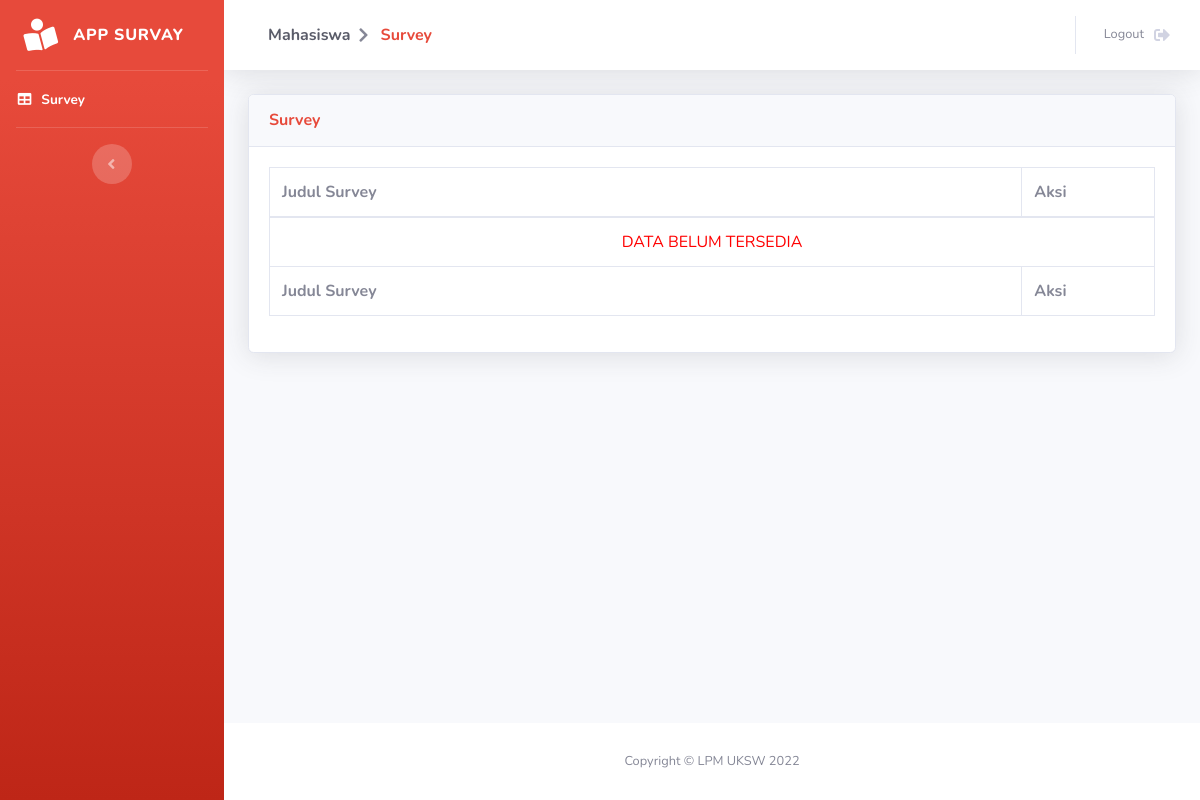
Before: /pages/pegawai/view.php (signed in) with the older database file.
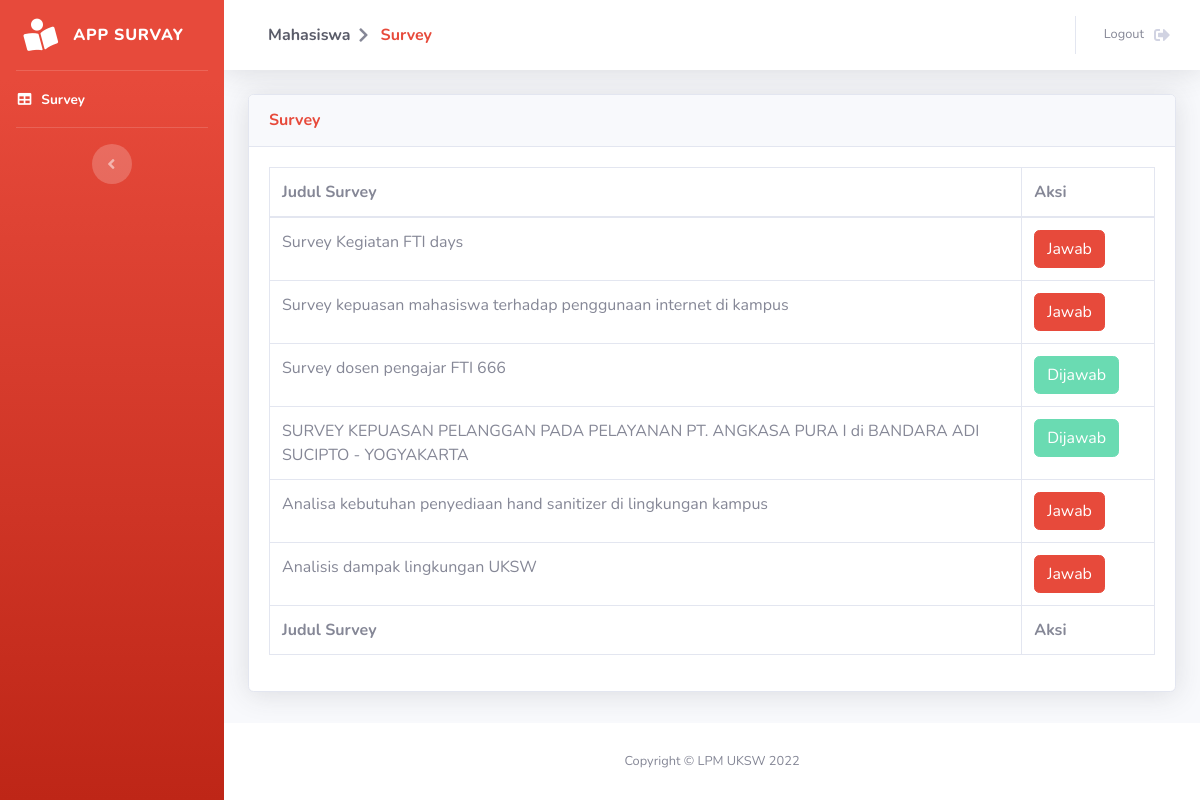
After: the same page with the newer database file.
### tables this page shows
CREATE TABLE `survey` (
  `id_survey` int(15) NOT NULL,
  `judul_survey` varchar(100) NOT NULL,
  `publish` varchar(15) NOT NULL,
  `id_user` int(15) NOT NULL
);

### functions/pegawaiFunction.php (called while the page is built, shortened)
<?php
require_once 'config.php';
function getSurvey(){
    global $con;
    $hasil = array();
    $sql = 'SELECT * FROM survey WHERE publish = "semua" OR publish = "dosen" ';
    try {
        $stmt = $con->prepare($sql);
        $stmt->execute();
        $stmt->setFetchMode(PDO::FETCH_ASSOC);
        $rs = $stmt->fetchAll();
        if($rs != null){
            $i=0;
            foreach($rs as $val){
                $hasil[$i]['judul']       =  $val['judul_survey'];
                $hasil[$i]['id']          =  $val['id_survey'];
                $i++;
            }
        }
    } catch (Exception $e) {
        echo 'Error getSurvey = '.$e->getMessage();
    }
    return $hasil;
}
function checkJawab($id_survey, $id_user){
    global $con;
    $hasil = false;
    $sql = "SELECT id_respon FROM respon WHERE id_user = :id_user AND id_survey = :id_survey";
    try {
        $stmt = $con->prepare($sql);
        $stmt->bindValue(':id_survey', $id_survey, PDO::PARAM_INT);
        $stmt->bindValue(':id_user', $id_user, PDO::PARAM_INT);
        $stmt->execute();
        $stmt->setFetchMode(PDO::FETCH_ASSOC);
        $rs = $stmt->fetchAll();
        if ($rs != null) {
            $hasil = true;
        }
    } catch (Exception $e) {
        echo 'Error checkJawab = ' . $e->getMessage();
    }
    return $hasil;
}
?>

### pages/pegawai/view.php (the view, shortened to what the changed rows need)
<?php
include_once '../../functions/pegawaiFunction.php';
$id_user = $_SESSION['id'];
$data_table="";
$data = getSurvey();
foreach($data as $key => $val){
    $check = checkJawab($val['id'], $id_user);
    $rsCheck = ($check == true) ? '<button class="btn btn-success" disabled>Dijawab</button>' : '<a href="jawabSurvey.php?id_survey=' . $val['id'] . '" class="btn btn-danger">Jawab</a>';
    $data_table .='
    <tr>
        <td>'.$val['judul'].'</td>
        <td>'.
            $rsCheck
        .'</td>
    </tr>
    ';
}
if($data_table == ""){
    $data_table = '<tr><td colspan=2 style="color:red"><center>DATA BELUM TERSEDIA</center></td><tr>';
}
?>
<!DOCTYPE html>
<html lang="en">
<head>
    <link href="../../assets/vendor/fontawesome-free/css/all.min.css" rel="stylesheet" type="text/css">
    <link href="../../assets/css/sb-admin-2.min.css" rel="stylesheet">
    <link href="../../assets/vendor/datatables/dataTables.bootstrap4.min.css" rel="stylesheet">
</head>
<body id="page-top">
    <div id="wrapper">
        <div id="content-wrapper" class="d-flex flex-column">
            <div id="content">
                <div class="container-fluid">
                    <div class="card shadow mb-4">
                        <div class="card-body">
                            <div class="table-responsive">
                                <table class="table table-bordered" id="dataTable" width="100%" cellspacing="0">
                                    <thead>
                                        <tr>
                                            <th width="85%">Judul Survey</th>
                                            <th>Aksi</th>
                                        </tr>
                                    </thead>
                                    <tfoot>
                                        <tr>
                                            <th>Judul Survey</th>
                                            <th>Aksi</th>
                                        </tr>
                                    </tfoot>
                                    <tbody>
                                        <?= $data_table ?>
                                    </tbody>
                                </table>
                            </div>
                        </div>
                    </div>
                </div>
            </div>
        </div>
    </div>
</body>
</html>

Changed rows visible on the page:
now on this page (row edited): survey: judul_survey "Survey Kegiatan FTI days"
now on this page (row edited): survey: judul_survey "Survey kepuasan mahasiswa terhadap penggunaan internet di kampus"
now on this page (row edited): survey: judul_survey "Survey dosen pengajar FTI 666", shows "Dijawab"
now on this page (row edited): survey: judul_survey "SURVEY KEPUASAN PELANGGAN PADA PELAYANAN PT. ANGKASA PURA I di BANDARA ADI SUCIPTO - YOGYAKARTA", shows "Dijawab"
now on this page (row edited): survey: judul_survey "Analisa kebutuhan penyediaan hand sanitizer di lingkungan kampus"
added survey: judul_survey "Analisis dampak lingkungan UKSW"
Other visible differences:
text no longer shown: "DATA BELUM TERSEDIA"
